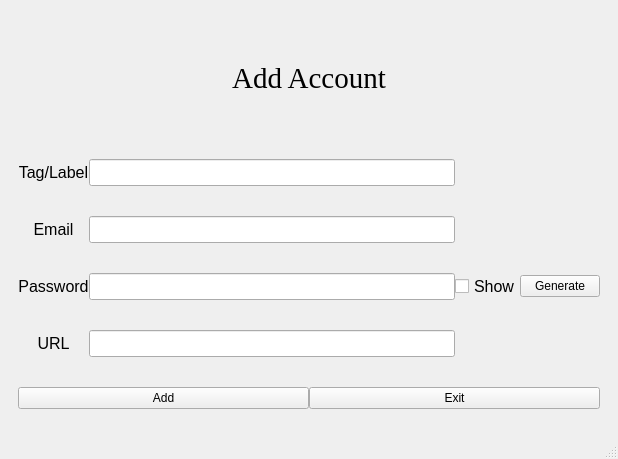
<?xml version="1.0" encoding="UTF-8"?>
<ui version="4.0">
 <class>MainWindow</class>
 <widget class="QMainWindow" name="MainWindow">
  <property name="geometry">
   <rect>
    <x>0</x>
    <y>0</y>
    <width>618</width>
    <height>459</height>
   </rect>
  </property>
  <property name="windowTitle">
   <string>MainWindow</string>
  </property>
  <property name="styleSheet">
   <string notr="true"/>
  </property>
  <widget class="QWidget" name="centralwidget">
   <layout class="QGridLayout" name="gridLayout_3">
    <item row="0" column="1">
     <widget class="QWidget" name="widget" native="true">
      <property name="minimumSize">
       <size>
        <width>600</width>
        <height>400</height>
       </size>
      </property>
      <property name="maximumSize">
       <size>
        <width>600</width>
        <height>400</height>
       </size>
      </property>
      <property name="styleSheet">
       <string notr="true"/>
      </property>
      <layout class="QGridLayout" name="gridLayout_2">
       <item row="0" column="0">
        <layout class="QGridLayout" name="gridLayout">
         <property name="horizontalSpacing">
          <number>0</number>
         </property>
         <property name="verticalSpacing">
          <number>30</number>
         </property>
         <item row="1" column="2">
          <widget class="QLineEdit" name="TaglineEdit">
           <property name="font">
            <font>
             <pointsize>12</pointsize>
            </font>
           </property>
          </widget>
         </item>
         <item row="2" column="1" colspan="2">
          <widget class="QLineEdit" name="EmaillineEdit_2">
           <property name="font">
            <font>
             <pointsize>12</pointsize>
            </font>
           </property>
          </widget>
         </item>
         <item row="3" column="0">
          <widget class="QLabel" name="Passwordlabel">
           <property name="font">
            <font>
             <pointsize>12</pointsize>
            </font>
           </property>
           <property name="text">
            <string>Password</string>
           </property>
           <property name="alignment">
            <set>Qt::AlignCenter</set>
           </property>
          </widget>
         </item>
         <item row="1" column="0">
          <widget class="QLabel" name="Taglabel">
           <property name="font">
            <font>
             <pointsize>12</pointsize>
            </font>
           </property>
           <property name="text">
            <string>Tag/Label</string>
           </property>
           <property name="alignment">
            <set>Qt::AlignCenter</set>
           </property>
          </widget>
         </item>
         <item row="2" column="0">
          <widget class="QLabel" name="Emaillabel">
           <property name="font">
            <font>
             <pointsize>12</pointsize>
            </font>
           </property>
           <property name="text">
            <string>Email</string>
           </property>
           <property name="alignment">
            <set>Qt::AlignCenter</set>
           </property>
          </widget>
         </item>
         <item row="4" column="0">
          <widget class="QLabel" name="URLlabel">
           <property name="font">
            <font>
             <pointsize>12</pointsize>
            </font>
           </property>
           <property name="text">
            <string>URL</string>
           </property>
           <property name="alignment">
            <set>Qt::AlignCenter</set>
           </property>
          </widget>
         </item>
         <item row="4" column="2">
          <widget class="QLineEdit" name="URLlineEdit">
           <property name="font">
            <font>
             <pointsize>12</pointsize>
            </font>
           </property>
          </widget>
         </item>
         <item row="3" column="1" colspan="2">
          <widget class="QLineEdit" name="PasswordlineEdit_3">
           <property name="font">
            <font>
             <pointsize>12</pointsize>
            </font>
           </property>
           <property name="echoMode">
            <enum>QLineEdit::Password</enum>
           </property>
          </widget>
         </item>
         <item row="0" column="0" colspan="4">
          <widget class="QLabel" name="AddAcclabel">
           <property name="font">
            <font>
             <family>Times New Roman</family>
             <pointsize>22</pointsize>
             <weight>50</weight>
             <italic>false</italic>
             <bold>false</bold>
            </font>
           </property>
           <property name="locale">
            <locale language="English" country="UnitedStates"/>
           </property>
           <property name="text">
            <string>Add Account</string>
           </property>
           <property name="alignment">
            <set>Qt::AlignCenter</set>
           </property>
          </widget>
         </item>
         <item row="3" column="3">
          <layout class="QHBoxLayout" name="horizontalLayout_2">
           <item>
            <widget class="QCheckBox" name="checkBox">
             <property name="font">
              <font>
               <pointsize>12</pointsize>
              </font>
             </property>
             <property name="text">
              <string>Show</string>
             </property>
            </widget>
           </item>
           <item>
            <widget class="QPushButton" name="GenerateButton">
             <property name="text">
              <string>Generate</string>
             </property>
            </widget>
           </item>
          </layout>
         </item>
         <item row="5" column="0" colspan="4">
          <layout class="QHBoxLayout" name="horizontalLayout">
           <item>
            <widget class="QPushButton" name="AddButton">
             <property name="text">
              <string>Add</string>
             </property>
             <property name="icon">
              <iconset>
               <normaloff>../Icons/plus-16.ico</normaloff>../Icons/plus-16.ico</iconset>
             </property>
            </widget>
           </item>
           <item>
            <widget class="QPushButton" name="GenerateButton_2">
             <property name="text">
              <string>Exit</string>
             </property>
            </widget>
           </item>
          </layout>
         </item>
        </layout>
       </item>
      </layout>
     </widget>
    </item>
   </layout>
  </widget>
  <widget class="QMenuBar" name="menubar">
   <property name="geometry">
    <rect>
     <x>0</x>
     <y>0</y>
     <width>618</width>
     <height>21</height>
    </rect>
   </property>
  </widget>
  <widget class="QStatusBar" name="statusbar"/>
 </widget>
 <resources>
  <include location="../resouces.qrc"/>
 </resources>
 <connections/>
</ui>
